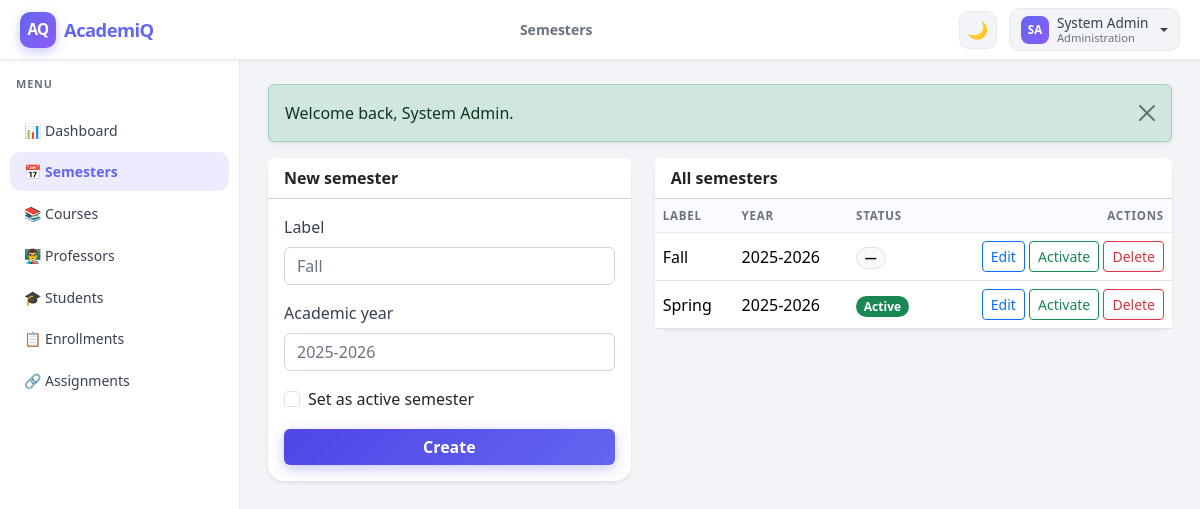
Page /index.php?page=admin_semesters (signed in) on the committed database.
### tables this page shows
CREATE TABLE `semesters` (
  `id` int unsigned NOT NULL AUTO_INCREMENT,
  `label` varchar(120) NOT NULL,
  `academic_year` varchar(20) NOT NULL,
  `is_active` tinyint(1) NOT NULL DEFAULT '0',
  PRIMARY KEY (`id`),
  UNIQUE KEY `uq_semesters_label_year` (`label`,`academic_year`)
);

### controllers/AdminController.php (called while the page is built, shortened)
<?php
final class AdminController
{
    public function semesters(): void
    {
        $editId = isset($_GET['edit']) ? (int) $_GET['edit'] : null;
        $edit = $editId ? Semester::find($editId) : null;
        $this->render('admin/semesters', [
            'title' => 'Semesters',
            'semesters' => Semester::all(),
            'edit' => $edit,
        ]);
    }
    private function render(string $view, array $data): void
    {
        require __DIR__ . '/../views/layouts/admin.php';
    }
}

### index.php (called while the page is built, shortened)
<?php
$page = isset($_GET['page']) ? preg_replace('/[^a-z0-9_]/', '', (string) $_GET['page']) : 'home';
$routes = [
    'login' => [AuthController::class, 'login'],
    'logout' => [AuthController::class, 'logout'],
    'admin_dashboard' => [AdminController::class, 'dashboard'],
    'admin_semesters' => [AdminController::class, 'semesters'],
    'admin_courses' => [AdminController::class, 'courses'],
    'admin_professors' => [AdminController::class, 'professors'],
    'admin_students' => [AdminController::class, 'students'],
    'admin_enrollments' => [AdminController::class, 'enrollments'],
    'admin_assignments' => [AdminController::class, 'assignments'],
    'professor_grades' => [ProfessorController::class, 'grades'],
    'student_dashboard' => [StudentController::class, 'dashboard'],
    'student_history' => [StudentController::class, 'history'],
];
[$class, $method] = $routes[$page];
$controller = new $class();
$controller->$method();

### core/Database.php (called while the page is built, shortened)
<?php
final class Database
{
    private static ?\PDO $pdo = null;
    public static function init(array $dbConfig): void
    {
        $dsn = sprintf(
            'mysql:host=%s;port=%d;dbname=%s;charset=%s',
            $dbConfig['host'],
            $dbConfig['port'],
            $dbConfig['name'],
            $dbConfig['charset']
        );
        self::$pdo = new \PDO($dsn, $dbConfig['user'], $dbConfig['pass'], [
            \PDO::ATTR_ERRMODE => \PDO::ERRMODE_EXCEPTION,
            \PDO::ATTR_DEFAULT_FETCH_MODE => \PDO::FETCH_ASSOC,
        ]);
    }
    public static function pdo(): \PDO
    {
        return self::$pdo;
    }
}

### models/Semester.php (called while the page is built, shortened)
<?php
final class Semester
{
    public static function all(): array
    {
        $stmt = Database::pdo()->query(
            'SELECT * FROM semesters ORDER BY academic_year DESC, label ASC'
        );
        return $stmt->fetchAll();
    }
}

### core/helpers.php (called while the page is built, shortened)
<?php
function e(?string $value): string
{
    return htmlspecialchars((string) $value, ENT_QUOTES | ENT_SUBSTITUTE, 'UTF-8');
}
function base_path(): string
{
    static $path;
    if ($path === null) {
        $path = rtrim(str_replace('\\', '/', dirname($_SERVER['SCRIPT_NAME'] ?? '/')), '/');
        if ($path === '' || $path === '.') {
            $path = '';
        }
    }
    return $path;
}
function url(string $page, array $params = []): string
{
    $params = array_merge(['page' => $page], $params);
    return base_path() . '/index.php?' . http_build_query($params);
}

### views/admin/semesters.php (the view, shortened to what this page needs)
<div class="row g-4">
    <div class="col-lg-5">
        <div class="card border-0 shadow-sm h-100">
            <div class="card-header bg-white fw-semibold"><?= $edit ? 'Edit semester' : 'New semester' ?></div>
            <div class="card-body">
                <?php if ($edit): ?>
                    <form method="post" class="vstack gap-3">
                        <input type="hidden" name="action" value="update">
                        <input type="hidden" name="id" value="<?= e((string) $edit['id']) ?>">
                        <div>
                            <label class="form-label">Label</label>
                            <input class="form-control" name="label" value="<?= e((string) $edit['label']) ?>" required>
                        </div>
                        <div>
                            <label class="form-label">Academic year</label>
                            <input class="form-control" name="academic_year" value="<?= e((string) $edit['academic_year']) ?>" required>
                        </div>
                        <div class="form-check">
                            <input class="form-check-input" type="checkbox" name="is_active" id="is_active_e" <?= ((int) $edit['is_active'] === 1) ? 'checked' : '' ?>>
                            <label class="form-check-label" for="is_active_e">Active (only one should be active)</label>
                        </div>
                        <div class="d-flex gap-2">
                            <button class="btn btn-primary">Save</button>
                            <a class="btn btn-outline-secondary" href="<?= e(url('admin_semesters')) ?>">Cancel</a>
                        </div>
                    </form>
                <?php else: ?>
                    <form method="post" class="vstack gap-3">
                        <div>
                            <label class="form-label">Label</label>
                            <input class="form-control" name="label" placeholder="Fall" required>
                        </div>
                        <div>
                            <label class="form-label">Academic year</label>
                            <input class="form-control" name="academic_year" placeholder="2025-2026" required>
                        </div>
                        <div class="form-check">
                            <input class="form-check-input" type="checkbox" name="is_active" id="is_active_c">
                            <label class="form-check-label" for="is_active_c">Set as active semester</label>
                        </div>
                        <button class="btn btn-primary">Create</button>
                    </form>
                <?php endif; ?>
            </div>
        </div>
    </div>
    <div class="col-lg-7">
        <div class="card border-0 shadow-sm">
            <div class="card-header bg-white fw-semibold d-flex justify-content-between align-items-center">
                <span>All semesters</span>
            </div>
            <div class="table-responsive">
                <table class="table table-hover align-middle mb-0 data-table">
                    <thead>
                    <tr>
                        <th>Label</th>
                        <th>Year</th>
                        <th>Status</th>
                        <th class="text-end">Actions</th>
                    </tr>
                    </thead>
                    <tbody>
                    <?php foreach ($semesters as $s): ?>
                        <tr>
                            <td><?= e((string) $s['label']) ?></td>
                            <td><?= e((string) $s['academic_year']) ?></td>
                            <td>
                                <?php if ((int) $s['is_active'] === 1): ?>
                                    <span class="badge rounded-pill text-bg-success">Active</span>
                                <?php else: ?>
                                    <span class="badge rounded-pill text-bg-light border">—</span>
                                <?php endif; ?>
                            </td>
                            <td class="text-end text-nowrap">
                                <a class="btn btn-sm btn-outline-primary" href="<?= e(url('admin_semesters', ['edit' => (string) $s['id']])) ?>">Edit</a>
                                <form method="post" class="d-inline" onsubmit="return confirm('Activate this semester? Others will be deactivated.');">
                                    <button class="btn btn-sm btn-outline-success" type="submit">Activate</button>
                                </form>
                                <form method="post" class="d-inline" onsubmit="return confirm('Delete this semester?');">
                                    <button class="btn btn-sm btn-outline-danger" type="submit">Delete</button>
                                </form>
                            </td>
                        </tr>
                    <?php endforeach; ?>
                    </tbody>
                </table>
            </div>
        </div>
    </div>
</div>

### public/css/app.css (style rules this page uses)
:root { --app-bg: #f3f4f8; --sidebar-bg: #ffffff; --sidebar-border: #e8eaf0; --navbar-bg: #ffffff; --navbar-border: #e8eaf0; --card-bg: #ffffff; --card-border: #e8eaf0; --text-primary: #111827; --text-secondary: #374151; --text-muted: #6b7280; --accent: #6366f1; --accent-2: #8b5cf6; --table-head-bg: #fafbff; --table-hover: rgba(99, 102, 241, 0.04); --input-bg: #ffffff; --input-border: #d1d5db; --nav-link-color: #374151; --nav-link-hover-bg: rgba(99, 102, 241, 0.08); --nav-link-hover-color: #312e81; --topbar-bg: rgba(255,255,255,0.9); --shadow-sm: 0 1px 3px rgba(15,23,42,0.08); --shadow-md: 0 4px 16px rgba(15,23,42,0.08); --shadow-lg: 0 12px 30px rgba(15,23,42,0.12); }
html, body { min-height: 100%; }
body.app-body { margin: 0; background: var(--app-bg); color: var(--text-primary) !important; font-family: system-ui, -apple-system, "Segoe UI", Roboto, "Helvetica Neue", Arial, sans-serif; transition: background 0.3s ease, color 0.3s ease; }
.card { border-radius: 1rem; background: var(--card-bg) !important; border-color: var(--card-border) !important; transition: box-shadow 0.2s ease, transform 0.2s ease; }
.data-table thead th { font-size: 0.72rem; text-transform: uppercase; letter-spacing: 0.07em; color: var(--text-muted); border-bottom-color: var(--card-border) !important; background: var(--table-head-bg); }
.data-table tbody tr { transition: background 0.15s ease; color: var(--text-secondary); }
.form-control, .form-select { background-color: var(--input-bg) !important; border-color: var(--input-border) !important; color: var(--text-primary) !important; transition: border-color 0.15s ease, box-shadow 0.15s ease; }
.form-label { color: var(--text-secondary); font-weight: 500; }
.form-control::placeholder { color: var(--text-muted); }
.btn-primary { background: linear-gradient(135deg, #4f46e5, #6366f1); border: none; box-shadow: 0 4px 14px rgba(79,70,229,0.3); font-weight: 600; }

### rows in the picture
semesters: label "Fall", academic_year "2025-2026"
semesters: label "Spring", academic_year "2025-2026", is_active "Active"

### other values in the picture
$title "Semesters"
$initials ?: '?' "SA"
$name "System Admin"
$roleLabel "Administration"
$msg "Welcome back, System Admin."
